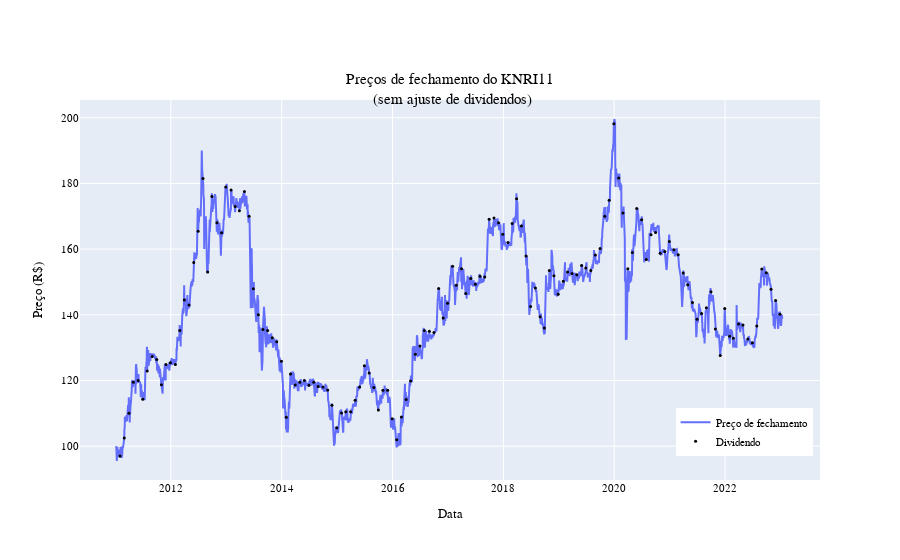

Here is the notebook cell this chart was saved with:
### Code cell
fig = go.Figure()
fig.add_trace(
    go.Scatter(
        x=tr["datneg"],
        y=tr["preult"],
        mode="lines",
        name="Preço de fechamento",
        # line=dict(color="#e86f00"),
    )
)
# Adicionar os pontos de dividendos no próprio gráfico de preços
fig.add_trace(
    go.Scatter(
        x=tr.query('div_data_com > 0').datneg,
        y=tr.query('div_data_com > 0')["preult"],
        mode="markers",
        name="Dividendo",
        marker=dict(
            color="black",
            size=3,
            symbol="circle"),
    )
)
fig.update_layout(
    font=dict(family="Fira Code", size=11, color="black"),
    title="Preços de fechamento do KNRI11<br> (sem ajuste de dividendos)",
    title_x=0.5,
    title_y=0.85,
    xaxis_title="Data",
    yaxis_title="Preço (R$)",
    legend=dict(yanchor="top", y=0.19, xanchor="right", x=0.99),
)
fig.show()

### Figure 1 — Plotly figure (JSON) as saved in the notebook; plotly's stock layout.template omitted (floating-point values rounded to 4 significant figures; data arrays with more than 128 entries replaced by an {"elided": "..."} marker saying what was removed)
{"data": [{"mode": "lines", "name": "Preço de fechamento", "type": "scatter", "x": {"elided": "2978 str values"}, "y": {"elided": "2978 float values"}}, {"marker": {"color": "black", "size": 3, "symbol": "circle"}, "mode": "markers", "name": "Dividendo", "type": "scatter", "x": {"elided": "144 str values"}, "y": {"elided": "144 float values"}}], "layout": {"font": {"color": "black", "family": "Fira Code", "size": 11}, "legend": {"x": 0.99, "xanchor": "right", "y": 0.19, "yanchor": "top"}, "title": {"text": "Preços de fechamento do KNRI11<br> (sem ajuste de dividendos)", "x": 0.5, "y": 0.85}, "xaxis": {"title": {"text": "Data"}}, "yaxis": {"title": {"text": "Preço (R$)"}}}}
